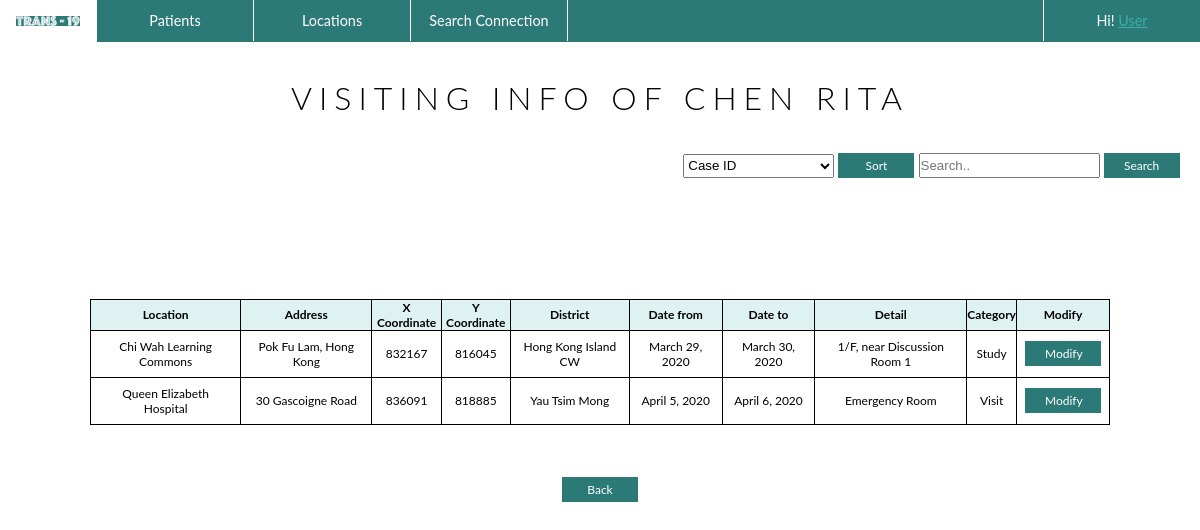
/patient_corner/patients/3, run on the app's committed database.
### patient_corner/models.py (models this page shows, shortened)
class Patient(models.Model):
    caseId = models.AutoField(primary_key=True)
    first_name = models.CharField(max_length=15)
    last_name = models.CharField(max_length=15)
    Id_doc_num = models.CharField(max_length=15)
    date_of_birth = models.DateField()
    confirmed_date = models.DateField()

class Visit(models.Model):
    patient = models.ForeignKey(Patient, on_delete=models.CASCADE)
    location = models.ForeignKey(Location, on_delete=models.CASCADE)
    date_from = models.DateField()
    date_to = models.DateField()
    detail = models.CharField(max_length=50)
    category_name = models.CharField(max_length=15)

class Location(models.Model):
    location_name = models.CharField(max_length=50)
    address = models.CharField(max_length=50)
    x_coord = models.BigIntegerField()
    y_coord = models.BigIntegerField()
    district_name = models.CharField(max_length=30)

### patient_corner/views.py (the view)
class PatientVisitData(TemplateView):
    template_name = "patient_corner/visit_list.html"
    def get_context_data(self, **kwargs):
        patient = self.kwargs['patient']
        context = super().get_context_data(**kwargs)
        context['visit_list'] = Visit.objects.filter(patient__pk = patient)
        context['patient'] = Patient.objects.get(pk = patient)
        return context

### templates/patient_corner/visit_list.html (shortened to what this page needs)
{%load static%}
<!DOCTYPE html>
<html>
<head>
  <link rel="stylesheet" type="text/css" href="{% static 'css/templatestyle.css'%}">
</head>
<body>
<header>
  <div class="menu">
    <ul>
      <li class="logo"><a href="home"><img src="{% static 'media/logo_navigation.png' %}" style = "max-width: 100%;" alt ="TRANS-19"></a></li>
      <li class="dropdown">
        <a href="patients" class="dropbtn">Patients</a>
      </li>
      <li class="dropdown">
        <a href="locations" class="dropbtn">Locations</a>
      </li>
      <li class="dropdown">
        <a href="searching_form.html">Search Connection</a>
      </li>
      <li class="dropdown" style="float:right; border-left: 1px solid white;  border-right: 0px solid white;  ">
        <a href="locations" class="dropbtn">Hi! <u>User</u></a>
      </li>
    </ul>
  </div>
  </header>
  <div class="title">
    <h1 style="text-align:center"> VISITING INFO OF {{ patient.last_name }} {{ patient.first_name }}</h1>
  </div>
  <div class="sortsearch" style="float:right;">
    <select id="tableheading" class="tableheading">
      <option value="caseId">Case ID</option>
    </select>
    <a href="" class="button" name="sort"> Sort</a>
    <input type="text" placeholder="Search.." name="search" class="searchbar">
    <a href="" class="button" name="search"> Search</a>
  </div>
  <table style="margin-top: 5%;">
    <tr>
      <th>Location</th>
      <th>Address</th>
      <th>X Coordinate</th>
      <th>Y Coordinate</th>
      <th>District</th>
      <th>Date from</th>
      <th>Date to</th>
      <th>Detail</th>
      <th>Category</th>
      <th>Modify</th>
    </tr>
    {% for visit in visit_list %}
    <tr>
      <td>{{ visit.location.location_name }}</td>
      <td>{{ visit.location.address }}</td>
      <td>{{ visit.location.x_coord }}</td>
      <td>{{ visit.location.y_coord }}</td>
      <td>{{ visit.location.district_name }}</td>
      <td>{{ visit.date_from }}</td>
      <td>{{ visit.date_to }}</td>
      <td>{{ visit.detail }}</td>
      <td>{{ visit.category_name }}</td>
      <td>
        <a href="{% url 'editvisit' visit.patient.pk visit.pk %}" class = "button"> Modify</a>
      </td>
    {% empty %}
      <td colspan="9">No visiting information available.</td>
    </tr>
    {% endfor %}
  </table>
<div style="display: block; width: 80px; margin: 30% auto; text-align: center;">
  <a href="{% url 'patients'%}" class ="buttoncentre">Back</a>
</div>
</body>
</html>

### static/css/templatestyle.css (style rules this page uses)
* { margin: 0; padding: 0; }
body { font-family: 'lato'; }
h1 { font-family: 'lato'; font-weight: 300; letter-spacing: 7px; text-transform: uppercase; }
u { font-family: 'lato'; color: #3aafa9; }
.title { font-family: 'lato'; padding-top: 3vw; }
.buttoncentre { font-family: 'lato'; background-color: #2B7A78; border: none; color: white; padding: 5px 20px; display: inline-block; text-decoration: none; font-size: 1vw; cursor: pointer; width: 3vw; }
.searchbar { height: 1.7vw; }
.sortsearch { margin-top: 3vw; margin-right: 1.7vw; }
table { font-family: 'lato'; border-collapse: collapse; width: 85%; table-layout: auto; font-size: 1vw; position: absolute; top: 35%; left: 50%; margin-right: -50%; transform: translate(-50%, -50%) }
th { font-family: 'lato'; background-color: #DEF2F1; border: 1px solid black; font-size: 1vw; }
td { font-family: 'lato'; border: 1px solid black; table-layout: auto; text-align: center; padding: 8px; font-size: 1vw; }
.button { font-family: 'lato'; background-color: #2B7A78; border: none; color: white; padding: 5px 20px; text-align: center; display: inline-block; text-decoration: none; font-size: 1vw; cursor: pointer; width: 3vw; }
.tableheading { height: 2vw; }
.logo { font-family: 'phosphateinlineroman'; display: block; border-right: 1px solid white; color: white; text-align: center; text-decoration: none; font-size: 1.3vw; max-width: 8vw; }
ul { max-width: 100%; font-family: 'Lato'sans-serif; font-size: 1.2vw; min-width: 100px; list-style-type: none; margin: 0; padding: 0; overflow: hidden; background-color: #2B7A78; }
li { float: left; width: 13vw; }
li a, .dropbtn { display: block; color: white; text-align: center; padding: 12px 16px; text-decoration: none; }
li.dropdown { border-right: 1px solid white; width: 13vw; text-align: center; }

### data on the page
Patient: last_name "CHEN", first_name "RITA"
Visit: location.location_name "Chi Wah Learning Commons", location.address "Pok Fu Lam, Hong Kong", location.x_coord "832167", location.y_coord "816045", location.district_name "Hong Kong Island CW", date_from "March 29, 2020", date_to "March 30, 2020", detail "1/F, near Discussion Room 1", category_name "Study"
Visit: location.location_name "Queen Elizabeth Hospital", location.address "30 Gascoigne Road", location.x_coord "836091", location.y_coord "818885", location.district_name "Yau Tsim Mong", date_from "April 5, 2020", date_to "April 6, 2020", detail "Emergency Room", category_name "Visit"
